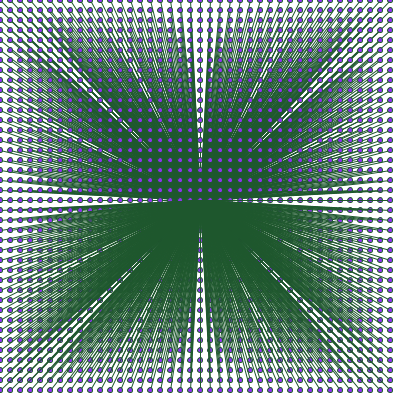
Frame 1 (no input)
Frame 60 (the mouse pressed at the canvas centre just before this capture): identical to frame 1, image omitted
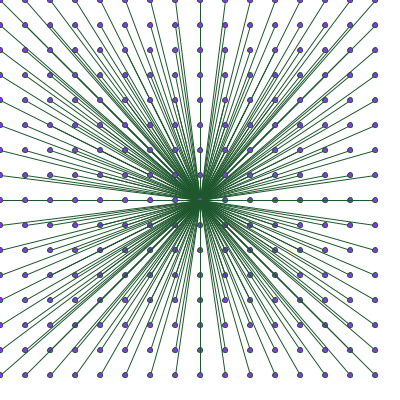
Frame 120 (the mouse held since frame 60 and released just before this capture)

The Processing sketch that drew these frames (run headless with seeded random() and noise(); from frame 60 on, the mouse is pressed at the canvas centre):

// Processing sketch: nestedLoopsDemo
// ── nestedLoopsDemo.pde
//Parker McClocklin
//October 21st 2019
//Computer science 30
//nested loops demo
float gridSpacing = 10;


void setup() {
  size(400, 400);
}

void draw() {
  
  //gridSpacing += 5;
  //if (gridSpacing > 400) gridSpacing =10;
  
  //0-400  >> 10 - 40
  gridSpacing = map(mouseX, 0, width,10,40);
  background(255);
  for (int y = 0; y < height; y +=gridSpacing) {
    for (int x = 0; x < width; x+= gridSpacing) {
      stroke(30,87,45);
      line(width/2,height/2,x,y);
      fill(140,50,240);
      ellipse(x,y,5,5);
    }
  }
}
